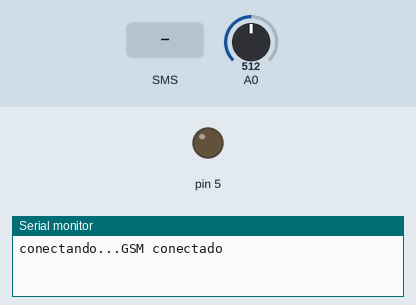
A sketch run on a simulated Arduino Uno, built for the host (arithmetic inside an expression is 32-bit, double 64-bit). Parts: output pins drawn as LEDs (lit = HIGH), the last lines printed to the serial monitor. The inputs (shaded band) are chosen by the test bench; at power-on: A0 = 512.

Above: at 9.2 s.
9.3 s: text message "x" received
At 9.7 s:
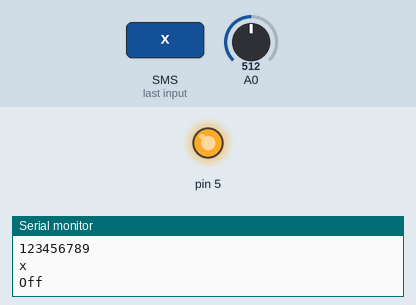
10.8 s: text message "o" received
12.3 s: text message "O" received
Timing chart, 0 to 15.3 s (numbered marks = the images above; inputs shaded):
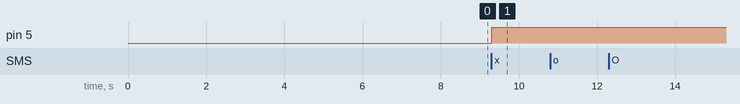

Measured:
- after the input at 9.3 s, pin 5: LOW → HIGH at once

The sketch:

SMS_Relay.ino
```cpp
//Tpmas de Camino
//Conecta un Relay conectad en pin 5.

#include <GSM.h>
#include<stdlib.h>


#define PINNUMBER "" //numero de pin del SIM
//PHONENUMBER es el numero a donde se envian los reportes
#define PHONENUMBER "87085298"
char remoteNumber[20];

//clase para el GSM
GSM gsm;
GSM_SMS sms;

void setup()
{

  Serial.begin(9600);
  //prender el GSM SHield
  GSMpower();

  // INICIA GSM tomado y adaptado de GSM arduino example
  boolean notConnected = true;
  while(notConnected)
  {
    Serial.print("conectando...");
    if(gsm.begin()==GSM_READY)
      notConnected = false;
    else
    {
      Serial.println("No hay conexion");
      delay(1000);
    }

  }

  Serial.println("GSM conectado");
  //elimina cualquier mensaje anterior en el SIM
  sms.flush();
  pinMode(5,OUTPUT);
  digitalWrite(5,LOW);

}

void loop()
{


  //verifica si hay mensajes SMS
  char c;
  if (sms.available()){
    digitalWrite(13,LOW);
    digitalWrite(12,HIGH);
    //obtiene el numero den sender
    sms.remoteNumber(remoteNumber, 20);
    Serial.println(remoteNumber);
    while(c=sms.read()){
      Serial.println(c);
      if(c =='o'||c=='O'){
        Serial.println("On");
        sms.beginSMS(PHONENUMBER);
        sms.print(analogRead(A0));
        sms.endSMS();
        Serial.println("\nENVIADO!\n");

        analogRead(A0);
      }
      if(c =='x'||c=='X'){
        Serial.println("Off");
        digitalWrite(5,HIGH);
      }else{
       break;
      }
    }
    sms.flush();
  }
}


//************* Funciones del GSM *****************
//***********************************************
void GSMpower()
// equivalente  apretar y soltar el boton
{
  digitalWrite(9, HIGH);
  delay(1000);
  digitalWrite(9, LOW);
  delay(5000);
  digitalWrite(9, HIGH);
}
```
